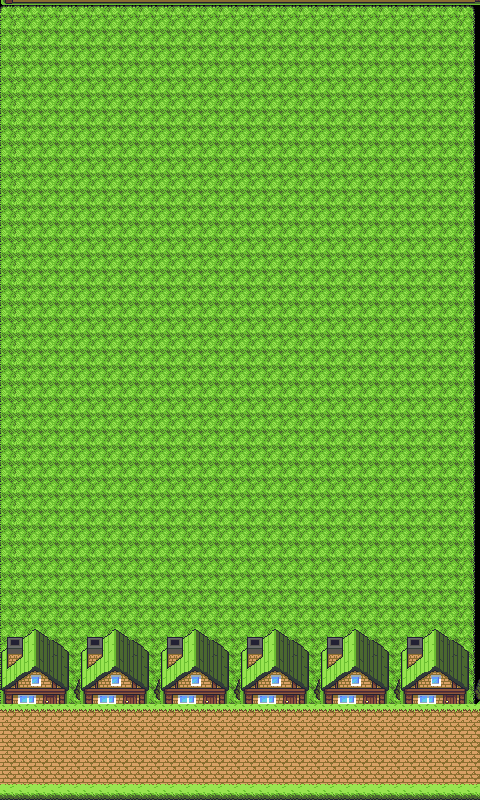

Tiled map render using the project's own tile images. Description and the map definition, with tile-layer contents summarised, below:
An orthogonal 30x50 tile map with 16x16 px tiles, 2 tile layers (Background, graphics) and 6 objects.

<map version="1.0" tiledversion="1.1.1" orientation="orthogonal" renderorder="right-up" width="30" height="50" tilewidth="16" tileheight="16" infinite="0" nextobjectid="25">
 <tileset firstgid="1" source="tilemap.tsx" />
 <layer name="Background" width="30" height="50">
  <data>[1500 cells, 1500 non-empty, 7 distinct tile ids]</data>
 </layer>
 <layer name="graphics" width="30" height="50">
  <data>[1500 cells, 330 non-empty, 28 distinct tile ids]</data>
 </layer>
 <objectgroup name="ground">
  <object id="5" x="0" y="624" width="480" height="80" />
 </objectgroup>
 <objectgroup name="bound">
  <object id="9" x="464" y="16" width="16" height="608" />
  <object id="13" x="464" y="0" width="16" height="16" />
  <object id="14" x="0" y="16" width="16" height="608" />
 </objectgroup>
 <objectgroup name="enemybound">
  <object id="23" x="0" y="0" width="464" height="16" />
  <object id="24" x="747" y="287" />
 </objectgroup>
</map>
